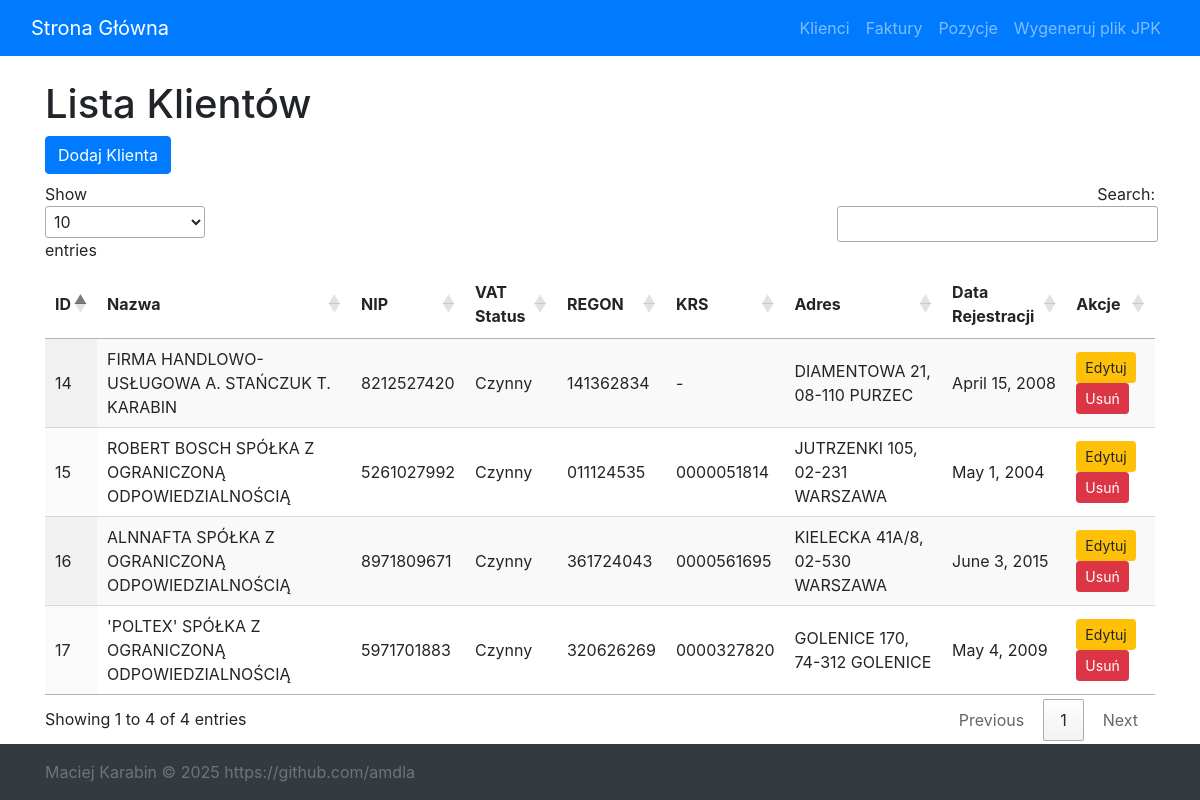
The page /klienci/ on the database its author committed.
### app/models.py (models this page shows, shortened)
class Klient(models.Model):
    klient_id = models.AutoField(primary_key=True)
    klient_nazwa = models.CharField(max_length=255)
    klient_nip = models.CharField(max_length=10, unique=True)
    status_vat = models.CharField(max_length=50, default="Czynny")
    klient_regon = models.CharField(max_length=14, blank=True, null=True)
    klient_krs = models.CharField(max_length=10, blank=True, null=True)
    klient_adres = models.CharField(max_length=255, blank=True, null=True)
    data_rejestracji = models.DateField(blank=True, null=True)

### app/views.py (the view)
# urls.py: path('klienci/', views.klient_list, name='klient_list'),
def klient_list(request):
    klienci = Klient.objects.all()
    return render(request, 'klient/klient_list.html', {'klienci': klienci})

### app/templates/klient/klient_list.html (shortened to what this page needs)
{% extends 'base.html' %}
{% load static %}
{% block content %}
    <h1>Lista Klientów</h1>
    <div class="mb-2">
        <a href="{% url 'klient_create' %}" class="btn btn-primary">Dodaj Klienta</a>
    </div>
    <table id="klientTable" class="display">
        <thead>
        <tr>
            <th>ID</th>
            <th>Nazwa</th>
            <th>NIP</th>
            <th>VAT Status</th>
            <th>REGON</th>
            <th>KRS</th>
            <th>Adres</th>
            <th>Data Rejestracji</th>
            <th>Akcje</th>
        </tr>
        </thead>
        <tbody>
        {% for klient in klienci %}
            <tr>
                <td>{{ klient.klient_id }}</td>
                <td>{{ klient.klient_nazwa }}</td>
                <td>{{ klient.klient_nip }}</td>
                <td>{{ klient.status_vat }}</td>
                <td>{{ klient.klient_regon|default:"-" }}</td>
                <td>{{ klient.klient_krs|default:"-" }}</td>
                <td>{{ klient.klient_adres|default:"Brak danych" }}</td>
                <td>{{ klient.data_rejestracji|default:"-" }}</td>
                <td>
                    <a href="{% url 'klient_update' klient.pk %}" class="btn btn-sm btn-warning">Edytuj</a>
                    <a href="{% url 'klient_delete' klient.pk %}" class="btn btn-sm btn-danger">Usuń</a>
                </td>
            </tr>
        {% endfor %}
        </tbody>
    </table>
{% endblock %}

### app/static/css/styles.css (style rules this page uses)
html, body { height: 100%; margin: 0; display: flex; flex-direction: column; }
body { display: flex; flex-direction: column; min-height: 100vh; }

### rows shown on the page
Klient: klient_id "14", klient_nazwa "FIRMA HANDLOWO-USŁUGOWA A. STAŃCZUK T. KARABIN", klient_nip "8212527420", status_vat "Czynny", klient_regon "141362834", klient_krs "-", klient_adres "DIAMENTOWA 21, 08-110 PURZEC", data_rejestracji "April 15, 2008"
Klient: klient_id "15", klient_nazwa "ROBERT BOSCH SPÓŁKA Z OGRANICZONĄ ODPOWIEDZIALNOŚCIĄ", klient_nip "5261027992", status_vat "Czynny", klient_regon "011124535", klient_krs "0000051814", klient_adres "JUTRZENKI 105, 02-231 WARSZAWA", data_rejestracji "May 1, 2004"
Klient: klient_id "16", klient_nazwa "ALNNAFTA SPÓŁKA Z OGRANICZONĄ ODPOWIEDZIALNOŚCIĄ", klient_nip "8971809671", status_vat "Czynny", klient_regon "361724043", klient_krs "0000561695", klient_adres "KIELECKA 41A/8, 02-530 WARSZAWA", data_rejestracji "June 3, 2015"
Klient: klient_id "17", klient_nazwa "'POLTEX' SPÓŁKA Z OGRANICZONĄ ODPOWIEDZIALNOŚCIĄ", klient_nip "5971701883", status_vat "Czynny", klient_regon "320626269", klient_krs "0000327820", klient_adres "GOLENICE 170, 74-312 GOLENICE", data_rejestracji "May 4, 2009"
